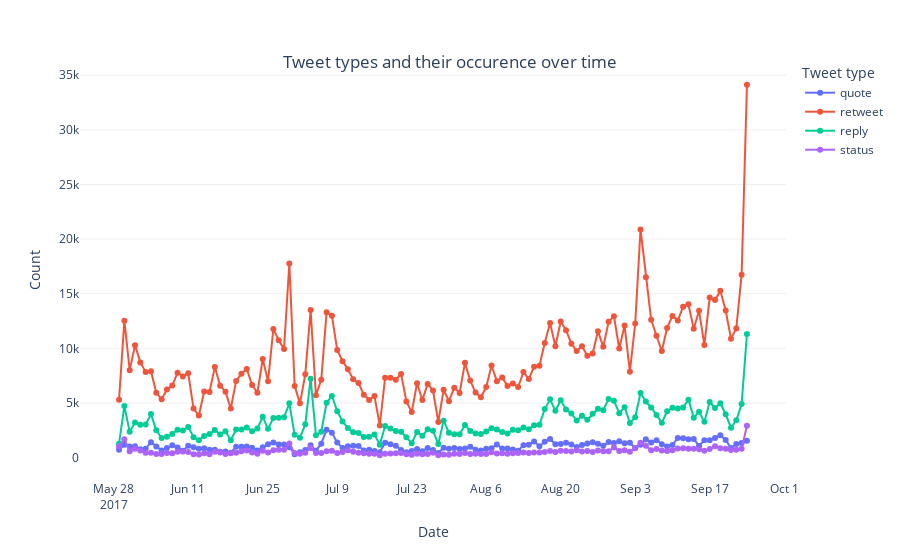

The notebook cell this image was saved under:
### Markdown cell above
The retweet is the most important type in our dataset, while statuses are in contrast not that often used. This is unsurprising since a social network is about interaction between users. But it is again an important information for our later analysis and visualizations. As one may have noticed, the overall sum of the bars extends the above mentioned total number of tweets recorded in the dataset. This can be explained by the possibility to reply to a tweet with a retweet, which can then be counted as both types (retweet and response). In such cases we counted the post as a retweet and a response since we did not find sufficient arguments to decide for one of them. <br>
Additionally we will take a look at the distribution over time, like in our visualization of tweet distributions over the time period of data recording. Since we are again looking at a time series a line chart is the chart type of choice here. This is another plot, that was given already in [3, p, 7]. However, it was quite small which is a problem since one couldn't tell much about the lines for quotes and tweets. Thus we reproduced it here without adding much more to it, gaining the same advantages as the plot 'Tweet distribution over time of data recording'.

### Code cell
#plot the time series of the different types of tweets in linecharts
fig = px.line(output_grouped[:-2], x='created_at', y=['quote', 'retweet', 'reply', 'status'], markers=True)
fig.update_layout(plot_bgcolor="white", 
                  title={
                    'text': "Tweet types and their occurence over time", 
                    'y':0.9,
                    'x':0.5,
                    'xanchor': 'center',
                    'yanchor': 'top'},
                  hovermode="x unified",
                  legend_title= 'Tweet type'
)

fig.update_yaxes(showgrid=True, gridwidth=1, gridcolor='#efefef', zeroline=True, title='Count')
fig.update_xaxes(title='Date')

fig.show()
